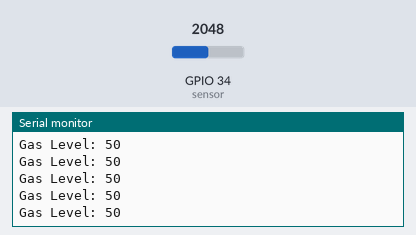
A sketch run on a simulated ESP32. Shown: the last lines printed to the serial monitor. The inputs (shaded band) are chosen by the test bench; at power-on: GPIO 34 (sensor) = 2048.

Above: at 1.2 s.
1.3 s: GPIO 34 (sensor) set to 2866
At 1.56 s:
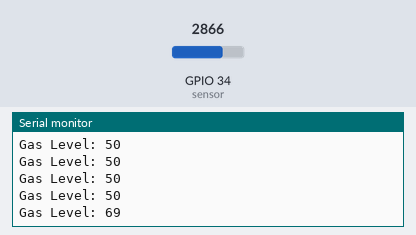
2.8 s: GPIO 34 (sensor) set to 3603
At 2.96 s:
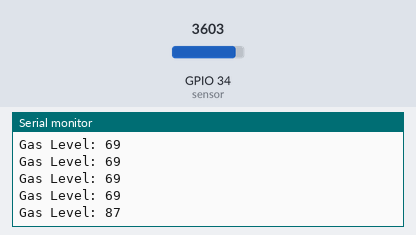
Timing chart, 0 to 5.8 s (numbered marks = the images above; inputs shaded):
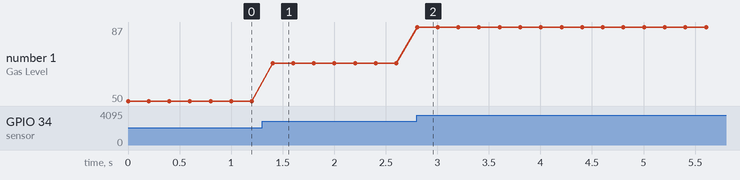

The sketch:

GAS_level_monitoring_system_with_blynk.ino
```cpp
#include <Wire.h>

#define sensor 34

void setup() {
  // Debug console
  Serial.begin(9600);
}

//Get the gas sensor values
void GASLevel() {
  int value = analogRead(sensor);
  value = map(value, 0, 4095, 0, 100);

  Serial.print("Gas Level: ");
  Serial.println(value);
}

void loop() {
  GASLevel();
  delay(200);
}
```

Measured:
- after the input at 1.3 s, the serial monitor: prints a new line after 0.10 s (image 1)
- after the input at 2.8 s, the serial monitor: prints a new line at once (image 2)
- plotted number 1: 50 → 69 after the input at 1.3 s, 69 → 87 after the input at 2.8 s
